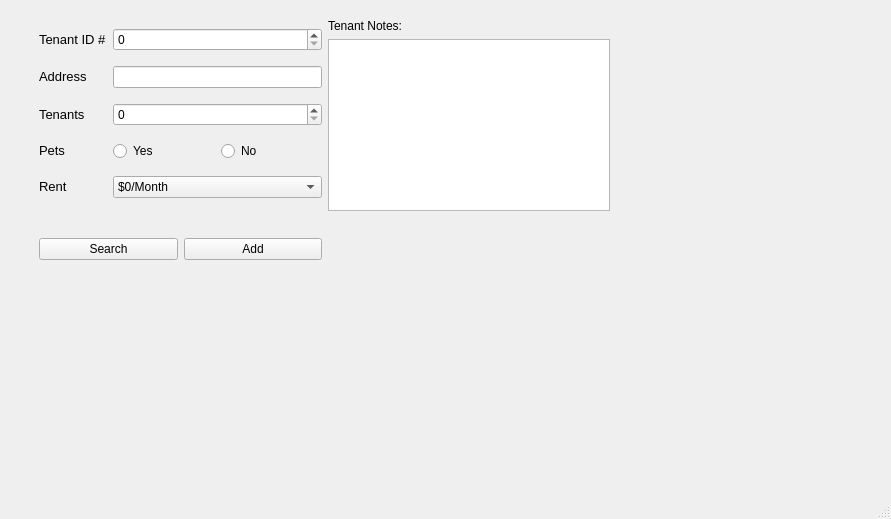
<?xml version="1.0" encoding="UTF-8"?>
<ui version="4.0">
 <class>MainWindow</class>
 <widget class="QMainWindow" name="MainWindow">
  <property name="geometry">
   <rect>
    <x>0</x>
    <y>0</y>
    <width>891</width>
    <height>519</height>
   </rect>
  </property>
  <property name="windowTitle">
   <string>Tenant Portal</string>
  </property>
  <property name="autoFillBackground">
   <bool>false</bool>
  </property>
  <property name="documentMode">
   <bool>false</bool>
  </property>
  <property name="tabShape">
   <enum>QTabWidget::Triangular</enum>
  </property>
  <widget class="QWidget" name="centralwidget">
   <widget class="QWidget" name="gridLayoutWidget_2">
    <property name="geometry">
     <rect>
      <x>39</x>
      <y>19</y>
      <width>571</width>
      <height>241</height>
     </rect>
    </property>
    <layout class="QGridLayout" name="gridLayout_2">
     <item row="0" column="1">
      <layout class="QVBoxLayout" name="verticalLayout">
       <item>
        <widget class="QLabel" name="label_5">
         <property name="text">
          <string>Tenant Notes:</string>
         </property>
        </widget>
       </item>
       <item>
        <widget class="QTextEdit" name="tenant_notes">
         <property name="html">
          <string>&lt;!DOCTYPE HTML PUBLIC &quot;-//W3C//DTD HTML 4.0//EN&quot; &quot;http://www.w3.org/TR/REC-html40/strict.dtd&quot;&gt;
&lt;html&gt;&lt;head&gt;&lt;meta name=&quot;qrichtext&quot; content=&quot;1&quot; /&gt;&lt;style type=&quot;text/css&quot;&gt;
p, li { white-space: pre-wrap; }
&lt;/style&gt;&lt;/head&gt;&lt;body style=&quot; font-family:'MS Shell Dlg 2'; font-size:7.8pt; font-weight:400; font-style:normal;&quot;&gt;
&lt;p style=&quot;-qt-paragraph-type:empty; margin-top:0px; margin-bottom:0px; margin-left:0px; margin-right:0px; -qt-block-indent:0; text-indent:0px;&quot;&gt;&lt;br /&gt;&lt;/p&gt;&lt;/body&gt;&lt;/html&gt;</string>
         </property>
        </widget>
       </item>
      </layout>
     </item>
     <item row="0" column="0">
      <layout class="QGridLayout" name="gridLayout">
       <property name="sizeConstraint">
        <enum>QLayout::SetNoConstraint</enum>
       </property>
       <item row="1" column="0">
        <widget class="QLabel" name="label">
         <property name="text">
          <string>&lt;html&gt;&lt;head/&gt;&lt;body&gt;&lt;p&gt;&lt;span style=&quot; font-size:10pt;&quot;&gt;Address&lt;/span&gt;&lt;/p&gt;&lt;/body&gt;&lt;/html&gt;</string>
         </property>
        </widget>
       </item>
       <item row="5" column="0">
        <widget class="QLabel" name="label_4">
         <property name="text">
          <string>&lt;html&gt;&lt;head/&gt;&lt;body&gt;&lt;p&gt;&lt;span style=&quot; font-size:10pt;&quot;&gt;Rent&lt;/span&gt;&lt;/p&gt;&lt;/body&gt;&lt;/html&gt;</string>
         </property>
        </widget>
       </item>
       <item row="4" column="0">
        <widget class="QLabel" name="label_3">
         <property name="text">
          <string>&lt;html&gt;&lt;head/&gt;&lt;body&gt;&lt;p&gt;&lt;span style=&quot; font-size:10pt;&quot;&gt;Pets&lt;/span&gt;&lt;/p&gt;&lt;/body&gt;&lt;/html&gt;</string>
         </property>
        </widget>
       </item>
       <item row="2" column="0">
        <widget class="QLabel" name="label_2">
         <property name="text">
          <string>&lt;html&gt;&lt;head/&gt;&lt;body&gt;&lt;p&gt;&lt;span style=&quot; font-size:10pt;&quot;&gt;Tenants&lt;/span&gt;&lt;/p&gt;&lt;/body&gt;&lt;/html&gt;</string>
         </property>
        </widget>
       </item>
       <item row="1" column="1">
        <widget class="QLineEdit" name="input_address">
         <property name="text">
          <string/>
         </property>
        </widget>
       </item>
       <item row="5" column="1">
        <widget class="QComboBox" name="combo_rent">
         <item>
          <property name="text">
           <string>$0/Month</string>
          </property>
         </item>
         <item>
          <property name="text">
           <string>$500/Month</string>
          </property>
         </item>
         <item>
          <property name="text">
           <string>$750/Month</string>
          </property>
         </item>
         <item>
          <property name="text">
           <string>$1,000/Month</string>
          </property>
         </item>
         <item>
          <property name="text">
           <string>$1,250/Month</string>
          </property>
         </item>
         <item>
          <property name="text">
           <string>$1,500/Month</string>
          </property>
         </item>
         <item>
          <property name="text">
           <string>$2,000/Month</string>
          </property>
         </item>
        </widget>
       </item>
       <item row="4" column="1">
        <layout class="QHBoxLayout" name="horizontalLayout">
         <property name="sizeConstraint">
          <enum>QLayout::SetNoConstraint</enum>
         </property>
         <item>
          <widget class="QRadioButton" name="option_pet_yes">
           <property name="text">
            <string>Yes</string>
           </property>
          </widget>
         </item>
         <item>
          <widget class="QRadioButton" name="option_pet_no">
           <property name="enabled">
            <bool>true</bool>
           </property>
           <property name="autoFillBackground">
            <bool>true</bool>
           </property>
           <property name="text">
            <string>No</string>
           </property>
          </widget>
         </item>
        </layout>
       </item>
       <item row="2" column="1">
        <widget class="QSpinBox" name="number_tenants">
         <property name="inputMethodHints">
          <set>Qt::ImhDigitsOnly</set>
         </property>
         <property name="maximum">
          <number>15</number>
         </property>
        </widget>
       </item>
       <item row="0" column="0">
        <widget class="QLabel" name="label_7">
         <property name="text">
          <string>&lt;html&gt;&lt;head/&gt;&lt;body&gt;&lt;p&gt;&lt;span style=&quot; font-size:10pt;&quot;&gt;Tenant ID #&lt;/span&gt;&lt;/p&gt;&lt;/body&gt;&lt;/html&gt;</string>
         </property>
        </widget>
       </item>
       <item row="0" column="1">
        <widget class="QSpinBox" name="id_number">
         <property name="maximum">
          <number>25</number>
         </property>
        </widget>
       </item>
      </layout>
     </item>
     <item row="2" column="0">
      <layout class="QHBoxLayout" name="horizontalLayout_2">
       <item>
        <widget class="QPushButton" name="button_search">
         <property name="text">
          <string>Search</string>
         </property>
        </widget>
       </item>
       <item>
        <widget class="QPushButton" name="button_add">
         <property name="text">
          <string>Add</string>
         </property>
        </widget>
       </item>
      </layout>
     </item>
     <item row="1" column="0" colspan="2">
      <spacer name="verticalSpacer">
       <property name="orientation">
        <enum>Qt::Vertical</enum>
       </property>
       <property name="sizeHint" stdset="0">
        <size>
         <width>20</width>
         <height>40</height>
        </size>
       </property>
      </spacer>
     </item>
    </layout>
   </widget>
  </widget>
  <widget class="QMenuBar" name="menubar">
   <property name="geometry">
    <rect>
     <x>0</x>
     <y>0</y>
     <width>891</width>
     <height>26</height>
    </rect>
   </property>
  </widget>
  <widget class="QStatusBar" name="statusbar"/>
 </widget>
 <resources/>
 <connections/>
</ui>
